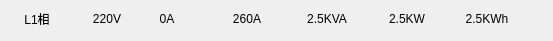
<?xml version="1.0" encoding="UTF-8"?>
<ui version="4.0">
 <class>LineRoadWid</class>
 <widget class="QWidget" name="LineRoadWid">
  <property name="geometry">
   <rect>
    <x>0</x>
    <y>0</y>
    <width>553</width>
    <height>41</height>
   </rect>
  </property>
  <property name="windowTitle">
   <string>Form</string>
  </property>
  <widget class="QLabel" name="name">
   <property name="geometry">
    <rect>
     <x>10</x>
     <y>10</y>
     <width>54</width>
     <height>18</height>
    </rect>
   </property>
   <property name="text">
    <string>L1相</string>
   </property>
   <property name="alignment">
    <set>Qt::AlignCenter</set>
   </property>
  </widget>
  <widget class="QLabel" name="curLab">
   <property name="geometry">
    <rect>
     <x>140</x>
     <y>10</y>
     <width>54</width>
     <height>18</height>
    </rect>
   </property>
   <property name="text">
    <string>0A</string>
   </property>
   <property name="alignment">
    <set>Qt::AlignCenter</set>
   </property>
  </widget>
  <widget class="QLabel" name="maxCur">
   <property name="geometry">
    <rect>
     <x>220</x>
     <y>10</y>
     <width>54</width>
     <height>18</height>
    </rect>
   </property>
   <property name="text">
    <string>260A</string>
   </property>
   <property name="alignment">
    <set>Qt::AlignCenter</set>
   </property>
  </widget>
  <widget class="QLabel" name="apPow">
   <property name="geometry">
    <rect>
     <x>300</x>
     <y>10</y>
     <width>54</width>
     <height>18</height>
    </rect>
   </property>
   <property name="text">
    <string>2.5KVA</string>
   </property>
   <property name="alignment">
    <set>Qt::AlignCenter</set>
   </property>
  </widget>
  <widget class="QLabel" name="volLab">
   <property name="geometry">
    <rect>
     <x>80</x>
     <y>10</y>
     <width>54</width>
     <height>18</height>
    </rect>
   </property>
   <property name="text">
    <string>220V</string>
   </property>
   <property name="alignment">
    <set>Qt::AlignCenter</set>
   </property>
  </widget>
  <widget class="QLabel" name="powLab">
   <property name="geometry">
    <rect>
     <x>380</x>
     <y>10</y>
     <width>54</width>
     <height>18</height>
    </rect>
   </property>
   <property name="text">
    <string>2.5KW</string>
   </property>
   <property name="alignment">
    <set>Qt::AlignCenter</set>
   </property>
  </widget>
  <widget class="QLabel" name="eleLab">
   <property name="geometry">
    <rect>
     <x>460</x>
     <y>10</y>
     <width>54</width>
     <height>18</height>
    </rect>
   </property>
   <property name="text">
    <string>2.5KWh</string>
   </property>
   <property name="alignment">
    <set>Qt::AlignCenter</set>
   </property>
  </widget>
 </widget>
 <resources/>
 <connections/>
</ui>
